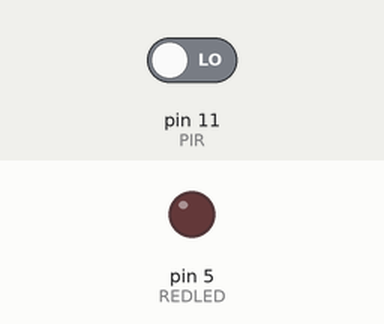
This sketch was run on a simulated Arduino Uno, built with avr-gcc and run on an emulated ATmega328P. On the bench: output pins drawn as LEDs (lit = HIGH). The inputs (shaded band) are chosen by the test bench; at power-on: pin 11 (PIR) LOW.

Above: at 1.2 s.
1.3 s: pin 11 (PIR) driven HIGH
At 2.1 s:
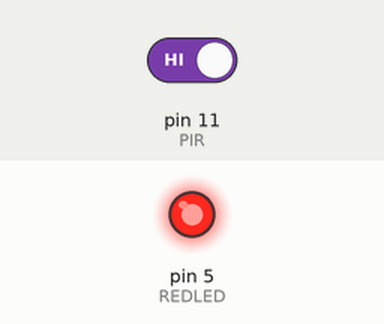
4.3 s: pin 11 (PIR) driven LOW
At 4.6 s:
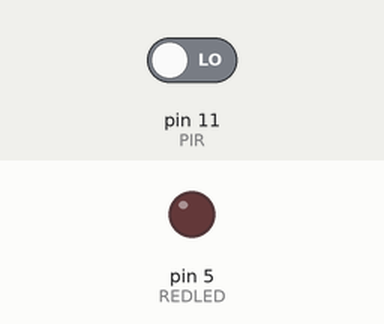
Timing chart, 0 to 7.3 s (numbered marks = the images above; inputs shaded):
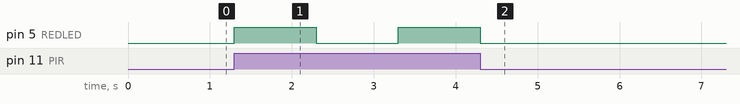

Measured:
- after the input at 1.3 s, pin 5 (REDLED): LOW → HIGH at once, → LOW 1.0 s later, → HIGH 1.0 s later
- after the input at 4.3 s, pin 5 (REDLED): goes on until 4.3 s, then stays LOW

The sketch:

sketch_review.ino
```cpp
int REDLED = 5;
int PIR = 11;
int val = 0;

void setup() {
  // put your setup code here, to run once:
  pinMode(PIR,INPUT);
  pinMode(REDLED,OUTPUT);


}

void loop() {
  // put your main code here, to run repeatedly:

  val = digitalRead (PIR);
  if(val == HIGH) {
  digitalWrite(REDLED,HIGH);
  delay(1000);
  digitalWrite(REDLED,LOW);
  delay(1000);
  }


}
```
